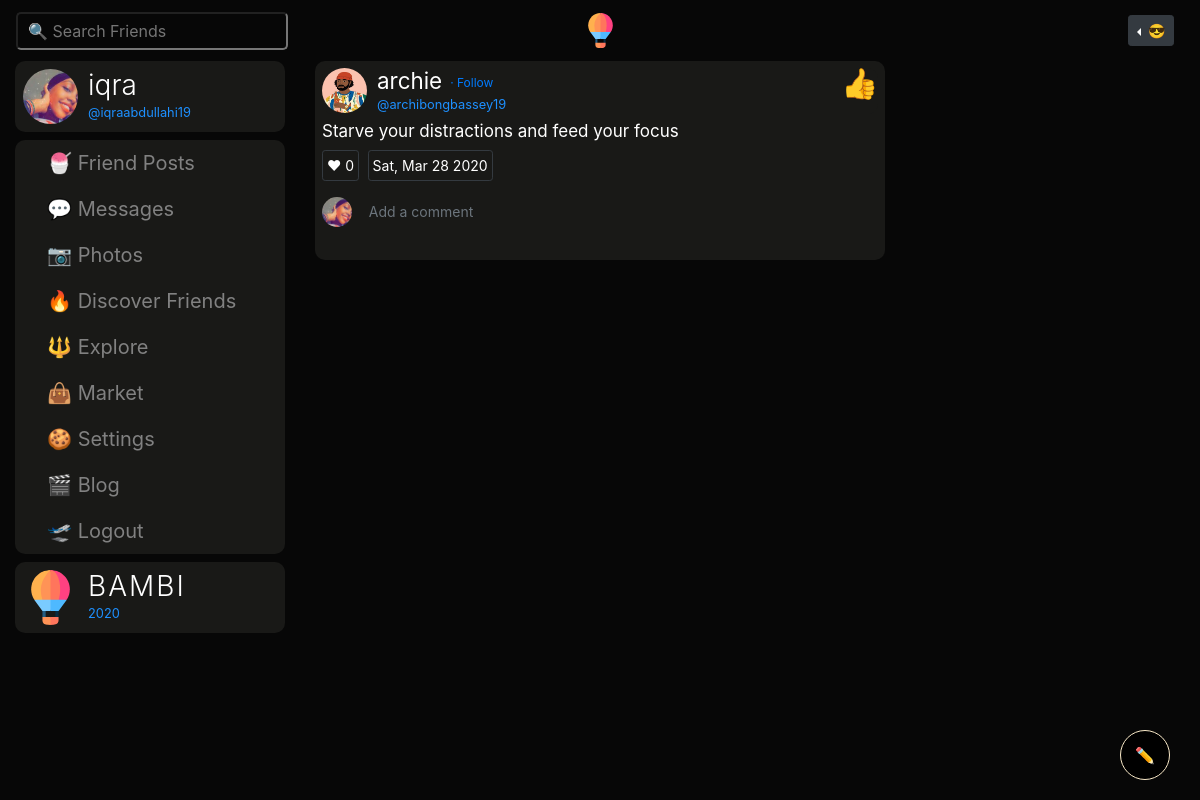
The app's page /post/1 (signed in) with its own data.
### bambiv3/models.py (models this page shows, shortened)
class User(db.Model, UserMixin):
	id = db.Column(db.Integer, primary_key=True)
	username = db.Column(db.String(20), unique=True, nullable=False)
	email = db.Column(db.String(120), unique=True, nullable=False)
	image_file = db.Column(db.String(20), nullable=False, default='default.jpg')
	password = db.Column(db.String(60), nullable=False)
	last_seen = db.Column(db.DateTime, default=datetime.utcnow)
	date_joined = db.Column(db.DateTime, nullable=False, default=datetime.utcnow)
	department = db.Column(db.String(20), nullable=False)
	student_number = db.Column(db.Integer(), unique=True, nullable=False)
	age = db.Column(db.DateTime, nullable=False)
	gender = db.Column(db.String(20), nullable=False)
	country = db.Column(db.String(20), nullable=False)
	hobby = db.Column(db.String(20), nullable=False)
	bio = db.Column(db.String(120), nullable=True)
	private = db.Column(db.Boolean, default=False, nullable=False)
	single = db.Column(db.Boolean, default=False, nullable=False)
	snapchat = db.Column(db.String(20),default=False, nullable=False)
	instagram = db.Column(db.String(20),default=False, nullable=False)
	posts = db.relationship('Post', backref='author', lazy=True)
	products = db.relationship('Product', backref='author', lazy=True)
	comments = db.relationship("Comment", backref="author", lazy="dynamic", cascade="all, delete-orphan")
	followed = db.relationship(
		'User', secondary=followers,
		primaryjoin=(followers.c.follower_id == id),
		secondaryjoin=(followers.c.followed_id == id),
		backref=db.backref('followers', lazy='dynamic'), lazy='dynamic')
	messages_sent = db.relationship('Message',
									foreign_keys='Message.sender_id',
									backref='author', lazy='dynamic')
	messages_received = db.relationship('Message',
										foreign_keys='Message.recipient_id',
										backref='recipient', lazy='dynamic')
	last_message_read_time = db.Column(db.DateTime)
	def is_following(self, user):
		return self.followed.filter(followers.c.followed_id == user.id).count() > 0
	def has_liked_post(self, post):
		return PostLike.query.filter(
			PostLike.user_id == self.id,
			PostLike.post_id == post.id).count() > 0
	def new_messages(self):
		last_read_time = self.last_message_read_time or datetime(1900, 1, 1)
		return Message.query.filter_by(recipient=self).filter(
			Message.timestamp > last_read_time).count()

class Post(db.Model):
	id = db.Column(db.Integer, primary_key=True)
	title = db.Column(db.String(100)) #nullable=False
	date_posted = db.Column(db.DateTime, nullable=False, default=datetime.utcnow)
	content = db.Column(db.Text, nullable=False)
	image = db.Column(db.String(20))
	anonymous = db.Column(db.Boolean, default=False, nullable=False)
	user_id = db.Column(db.Integer, db.ForeignKey('user.id'), nullable=False)
	likes = db.relationship('PostLike', backref='post', lazy='dynamic')
	comments = db.relationship("Comment", backref="post", lazy="dynamic", cascade="all, delete-orphan")

### bambiv3/routes.py (the view)
@app.route('/post/<int:post_id>', methods=["GET", "POST"])
@login_required
def post(post_id):
	post = Post.query.get_or_404(post_id)
	users = User.query.all()
	form = CommentForm()
	if form.validate_on_submit():
		comment = Comment(body=form.body.data, post=post, author=current_user)
		db.session.add(comment)
		db.session.commit()
		flash('Your comment has been published.')
		return redirect(url_for('post', post_id=post.id))
	return render_template('post.html',title=post.title, post=post, form=form, users=users)

### bambiv3/forms.py
class CommentForm(FlaskForm):
	body = StringField(('comment'), validators=[DataRequired(), Length(min=0, max=140)])
	submit = SubmitField('🛫 Post')

### bambiv3/models.py (called while the page is built)
@login_manager.user_loader
def load_user(user_id):
	return User.query.get(int(user_id))

### bambiv3/routes.py (called while the page is built)
@app.before_request
def before_request():
	if current_user.is_authenticated:
		current_user.last_seen = datetime.utcnow()
		db.session.commit()

### bambiv3/templates/post.html (shortened to what this page needs)
{% extends "layout.html" %}
{% block content %}
<div class="container-fluid">
  <div class="row">
    <div class="col-lg-3 d-none d-lg-block position-fixed">
      {% if current_user.is_authenticated %}
      <header class="mb-2">
        <img src="{{ url_for('static', filename='profile_pics/' + current_user.image_file) }}" alt="default profile" class="profile-thumbnail">
        <div class="profile-name">
          <h3>{{current_user.username}}</h3>
          <small>@{{current_user.email.split("@")[0] | lower}}</small>
        </div>
      </header>
    <div class="menu mb-2" style="background:#191917;border-radius:10px;">
      <a class="dropdown-item" href="{{ url_for('f_posts') }}"> 🍧 Friend Posts</a>
       <a class="dropdown-item" href="{{ url_for('messages') }}"> 💬 Messages {% set new_messages = current_user.new_messages() %}</a>
      <a class="dropdown-item" href="{{ url_for('photos') }}"> 📷 Photos</a>
      <a class="dropdown-item" href="{{ url_for('discover') }}"> 🔥 Discover Friends</a>
      <a class="dropdown-item" href="{{ url_for('explore') }}"> 🔱 Explore</a>
      <a class="dropdown-item" href="{{ url_for('market') }}"> 👜 Market</a>
      <a class="dropdown-item" href="{{ url_for('account') }}"> 🍪 Settings</a>
      <a class="dropdown-item" href="{{ url_for('blog') }}"> 🎬 Blog</a>
      <a class="dropdown-item" href="{{ url_for('logout') }}"> 🛫 Logout</a>
    </div>
  <header>
    <img src="{{ url_for('static', filename='resources/' + 'logo.svg') }}" alt="logo" class="profile-thumbnail">
    <div class="profile-name">
      <h3 class="logo">BAMBI</h3>
      <small id="year"></small>
    </div>
  </header>
  {% endif %}
</div>
    <div class="col-lg-6 offset-lg-3 mb-4">
    <div class="post">
      <header class="pb-0" style="padding:0;">
          {% if not post.anonymous %}
          <img src="{{ url_for('static', filename='profile_pics/' + post.author.image_file) }}" alt="profile pic" class="profile-thumbnail" data-toggle="popover" data-content="😎 : I'm from {{post.author.country}} and I study {{post.author.department}}. I am Interested in {{post.author.hobby}}">
        {% else %}
          <img src="{{ url_for('static', filename='resources/' + 'ghost.jpg') }}" alt="profile pic" class="profile-thumbnail">
        {% endif %}
          <div class="profile-name">
            {% if not post.anonymous %}
              <h3 data-toggle="popover"><a href="{{url_for('user_posts', username=post.author.username)}}" style="color:#fff;">  {{post.author.username}}
             </a> {% if post.author != current_user and not current_user.is_following(post.author) %}<a class="pt-2 pl-2" href="{{ url_for('follow', username=post.author.username) }}" style="font-size:12px;text-decoration:none;">· Follow</a>{% endif %}</h3>
             <small>@{{post.author.email.split("@")[0] | lower}}</small>
           {% else %}
             <h3 data-toggle="popover">anonymous</h3>
             <small>@anonymous</small>
           {% endif %}
          </div>
          <div class="follow-btn">
            {% if post.author != current_user %}
              {% if current_user.has_liked_post(post) %}
                <a href="{{ url_for('like_action', post_id=post.id, action='unlike') }}" style="text-decoration:none;font-size:30px;margin-top:-7px;">❤</a>
              {% else %}
                <a href="{{ url_for('like_action', post_id=post.id, action='like') }}" style="text-decoration:none;font-size:30px;margin-top:-7px;">👍</a>
              {% endif %}
            {% endif %}
          </div>
        </header>
        <div id="inner">
          <p>
            {{post.content| safe | urlize(40, target='_blank')}}
          </p>
          {% set words = post.content.split() %}
          <a class="btn btn-sm btn-outline-dark p-1" data-toggle="popover" data-content="liked by ">❤ {{ post.likes.count() }}</a> <a class="btn btn-sm btn-outline-dark p-1 ml-1">{{post.date_posted.strftime('%a, %b %d %Y')}}</a>
          <div class="comments mt-2">
            <form method="POST" action="" enctype="multipart/form-data">
              <div class="row">
                <div class="col-1">
                  <img src="{{ url_for('static', filename='profile_pics/' + current_user.image_file) }}" style="width:30px;height:30px;border-radius:50%;margin-top:8px;">
                </div>
                <div class="col-11" style="margin-left:-10px">
                  {{ form.body(placeholder="Add a comment", class="form-control form-control-sm comment-styles") }}
                </div>
              </div>
          </form>
          </div>
        </div>
    </div>
{% endblock content %}

### bambiv3/static/main.css (style rules this page uses)
body { background:#070707; color:#fff; }
.logo { color:#fff; letter-spacing:2px; }
.about span, small { color:#1e90ff; }
h3 { font-weight: 300; }
header { display: flex; flex-direction: row; color:#fff; background:#191917; border-radius:10px; padding:8px; cursor:pointer; }
header .profile-thumbnail { width: 55px; height: 55px; border-radius: 50%; }
header .profile-name { display: flex; flex-direction:column; margin-left: 10px; }
header .follow-btn { display: flex; margin: 0 0 0 auto; }
header h3, header h4 { display: flex; margin: 0; }
#inner p { margin-bottom:5px; font-size: 17px; color:#fff; }
.post { background:#191917; border-radius:10px; padding:7px; }
.post .profile-thumbnail { width: 45px; height: 45px; }
.post h3 { font-weight: 400; font-size: 1.4rem; }
.menu a { padding: 8px 8px 8px 32px; text-decoration: none; font-size: 20px; color: #818181; display: block; transition: 0.3s; }
.comment-styles { background:none; border:none; border-radius:5px; outline:none; width:90%; height: 35px; color:#fff; margin-top:5px; }

### records on screen
User: image_file (picture), username "iqra", email "iqraabdullahi19"
User: image_file (picture), author.username "archie", author.email "archibongbassey19"
Post: content "Starve your distractions and feed your focus", date_posted "Sat, Mar 28 2020"

### other values on screen
{{ post.likes.count() }} "0"
